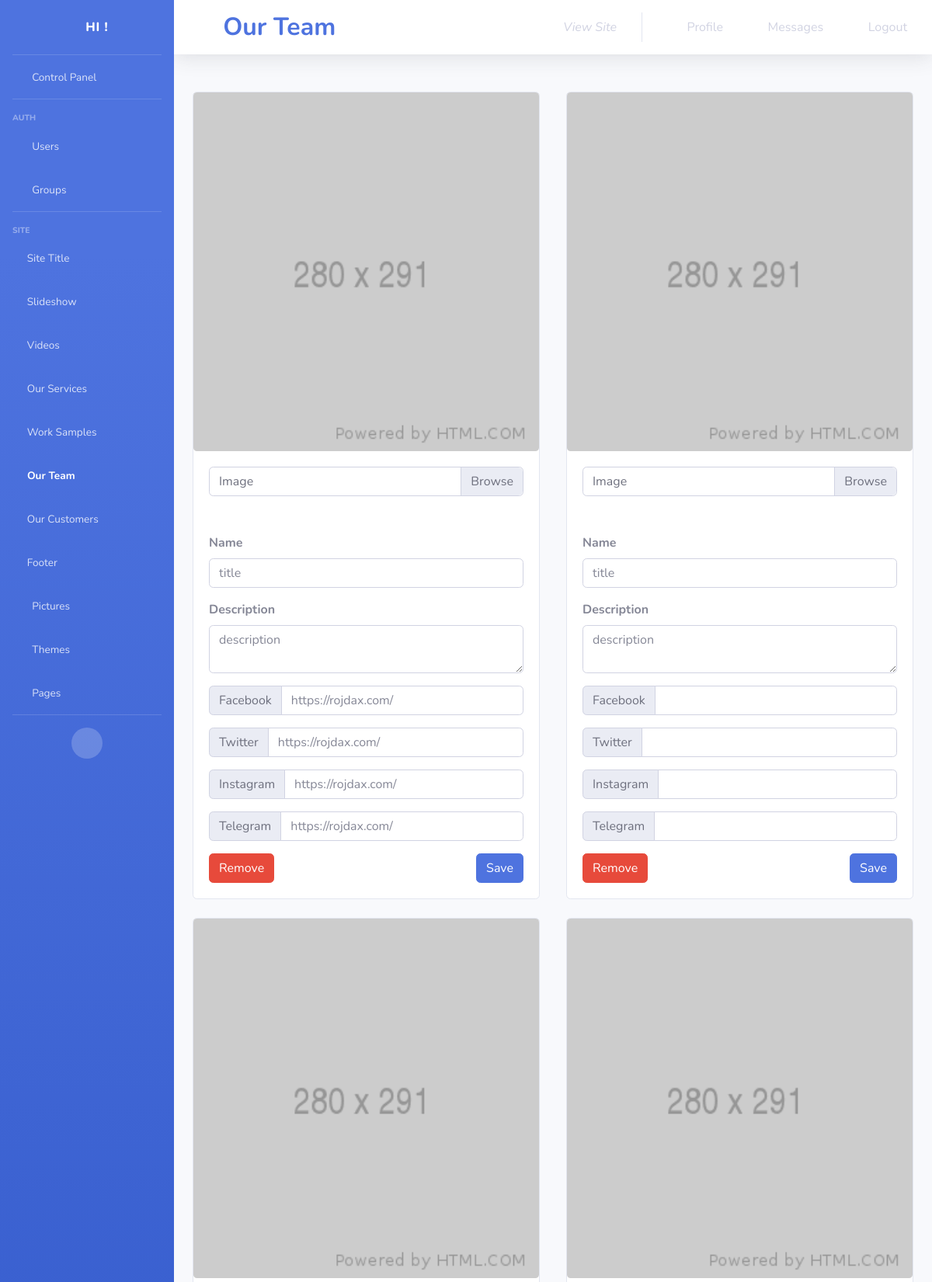
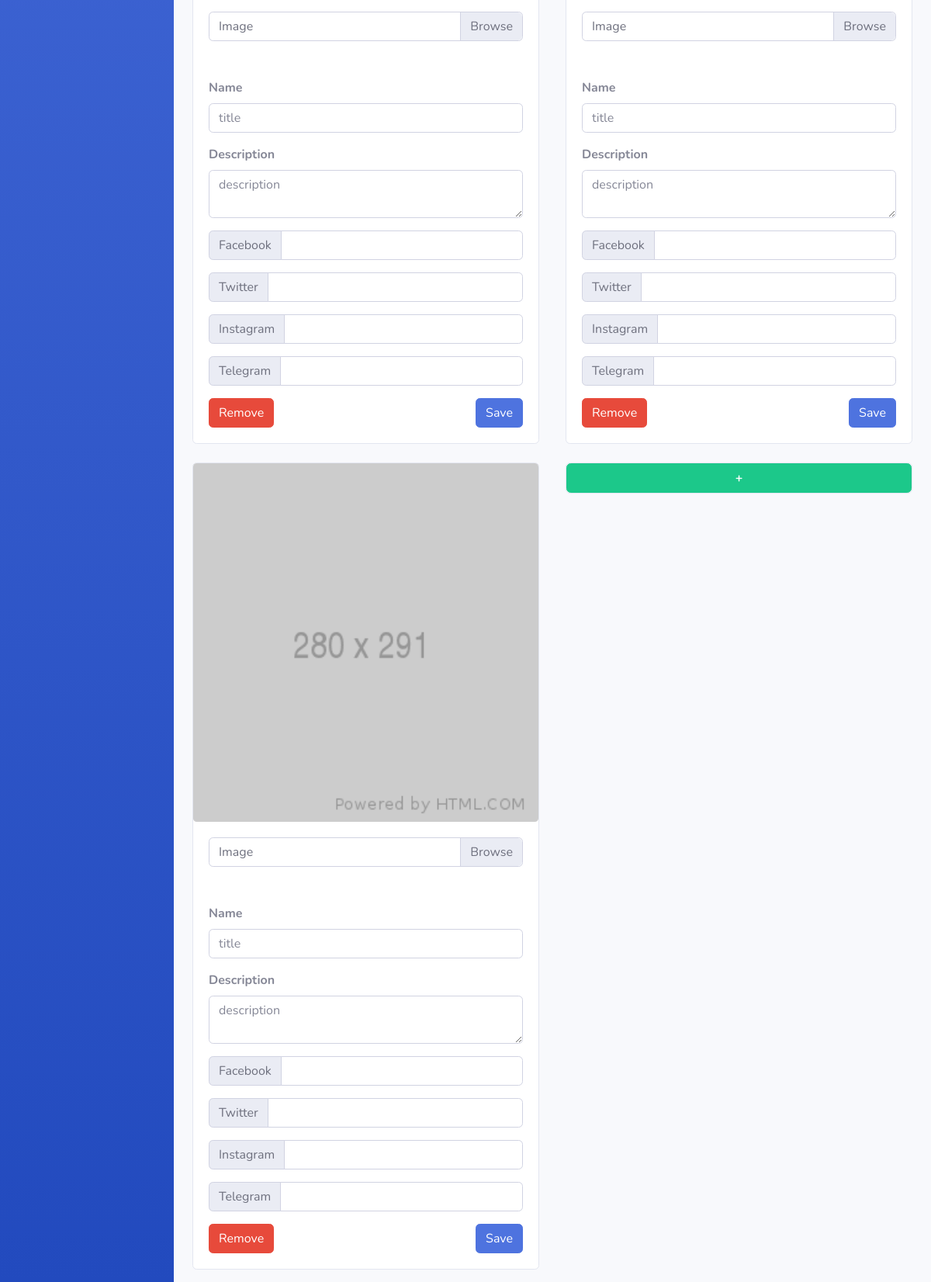
Page /control_panel/site/our-team/ (signed in) on the committed database (2 pictures, top to bottom).
### control_panel/models.py (models this page shows)
class our_team(models.Model):
	img=models.ImageField(upload_to='our_team/img/',
						  default='our_team/img/default/default.png',
						  blank=True)
	title=models.CharField(max_length=100)
	description=models.CharField(max_length=100)
	facebook=models.URLField(blank=True)
	twitter=models.URLField(blank=True)
	instagram=models.URLField(blank=True)
	telegram=models.URLField(blank=True)
	objects=ourTeamManager()

### control_panel/views.py (the view, shortened to what this page needs)
# urls.py: path('site/our-team/',views.our_team_,name='control_panel/site/our-team'),
def our_team_(request):
	if not request.user.is_staff:
		return redirect('/')
	messages=list()
	return render(request,'control_panel/our-team.html',{
		'messages':messages,
		'our_team':our_team.objects.all()
		})

### templates/control_panel/our-team.html (shortened to what this page needs)
{% load static %}
<!DOCTYPE html>
<html lang="en">
<head>
	<link href="{% static 'cpanel/vendor/fontawesome-free/css/all.min.css' %}" rel="stylesheet" type="text/css">
	<link href="{% static 'cpanel/css/sb-admin-2.min.css' %}" rel="stylesheet">
</head>
<body id="page-top">
<div id="wrapper">
	<ul class="navbar-nav bg-gradient-primary sidebar sidebar-dark accordion" id="accordionSidebar">
		<a class="sidebar-brand d-flex align-items-center justify-content-center" href="/control_panel/">
			<div class="sidebar-brand-icon rotate-n-15">
				<i class="fas fa-laugh-wink"></i>
			</div>
			<div class="sidebar-brand-text mx-3">HI !<sup></sup></div>
		</a>
		<hr class="sidebar-divider my-0">
		<li class="nav-item">
			<a class="nav-link" href="/control_panel/">
				<i class="fas fa-fw fa-tachometer-alt"></i>
				<span>Control Panel</span></a>
		</li>
		<hr class="sidebar-divider">
		<div class="sidebar-heading">
			auth
		</div>
		<li class="nav-item">
			<a class="nav-link" href="/control_panel/auth/users/">
				<i class="fas fa-fw fa-user-cog"></i>
				<span>Users</span></a>
		</li>
		<li class="nav-item">
			<a class="nav-link" href="/control_panel/auth/groups/">
				<i class="fas fa-fw fa-users-cog"></i>
				<span>Groups</span></a>
		</li>
		<hr class="sidebar-divider">
		<div class="sidebar-heading">
			Site
		</div>
		<li class="nav-item">
			<a class="nav-link" href="/control_panel/site/site-title/">
				<i class="fa fa-window-maximize"></i>
				<span>Site Title</span></a>
		</li>
		<li class="nav-item">
			<a class="nav-link" href="/control_panel/site/slideshow/">
				<i class="fa fa-object-ungroup"></i>
				<span>Slideshow</span></a>
		</li>
		<li class="nav-item">
			<a class="nav-link" href="/control_panel/site/video/">
				<i class="fas fa-film"></i>
				<span>Videos</span></a>
		</li>
		<li class="nav-item">
			<a class="nav-link" href="/control_panel/site/our-services/">
				<i class="fa fa-wrench"></i>
				<span>Our Services</span></a>
		</li>
		<li class="nav-item">
			<a class="nav-link" href="/control_panel/site/work-samples/">
				<i class="fa fa-laptop-code"></i>
				<span>Work Samples</span></a>
		</li>
		<li class="nav-item active">
			<a class="nav-link" href="">
				<i class="fa fa-users"></i>
				<span>Our Team</span></a>
		</li>
		<li class="nav-item">
			<a class="nav-link" href="/control_panel/site/our-customers/">
				<i class="fa fa-user-tag"></i>
				<span>Our Customers</span></a>
		</li>
		<li class="nav-item">
			<a class="nav-link" href="/control_panel/site/footer/">
				<i class="fas fa-digital-tachograph"></i>
				<span>Footer</span></a>
		</li>
		<li class="nav-item">
			<a class="nav-link" href="/control_panel/site/pictures/">
				<i class="fas fa-fw fa-images"></i>
				<span>Pictures</span></a>
		</li>
		<li class="nav-item">
			<a class="nav-link" href="/control_panel/site/themes/">
				<i class="fas fa-fw fa-brush"></i>
				<span>Themes</span></a>
		</li>
		<li class="nav-item">
			<a class="nav-link collapsed" href="#" data-toggle="collapse" data-target="#collapsePages"
			   aria-expanded="true" aria-controls="collapsePages">
				<i class="fas fa-fw fa-folder"></i>
				<span>Pages</span>
			</a>
		</li>
		<hr class="sidebar-divider d-none d-md-block">
		<div class="text-center d-none d-md-inline">
			<button class="rounded-circle border-0" id="sidebarToggle"></button>
		</div>
	</ul>
	<div id="content-wrapper" class="d-flex flex-column">
		<div id="content">
			<nav class="navbar navbar-expand navbar-light bg-white topbar mb-4 static-top shadow">
				<h1 class="fas d-none d-sm-block fa-users mr-3 font-weight-bold text-primary"></h1>
				<h2 class="m-0 d-none d-sm-block font-weight-bold text-primary">Our Team</h2>
				<ul class="navbar-nav ml-auto">
					<li class="nav-item dropdown no-arrow mx-1">
						<a class="nav-link dropdown-toggle" href="/">
							<i class="fas fa-eye fa-sm fa-fw mr-2 text-gray-400"></i>
							<i class="d-none d-sm-block">View Site</i>
						</a>
					</li>
					<li class="nav-item d-none d-sm-block dropdown no-arrow mx-1">
						<a class="nav-link dropdown-toggle" href="/control_panel/auth/users/{{ user.id }}/change/">
							<i class="fas fa-user-tie fa-sm fa-fw mr-2 text-gray-400"></i>
							Profile
						</a>
					</li>
					<li class="nav-item d-none d-sm-block dropdown no-arrow mx-1">
						<a class="nav-link dropdown-toggle" href="#">
							<i class="fas fa-envelope fa-sm fa-fw mr-2 text-gray-400"></i>
							Messages
						</a>
					</li>
					<li class="nav-item d-none d-sm-block dropdown no-arrow mx-1">
						<a class="nav-link dropdown-toggle" data-toggle="modal" data-target="#logoutModal" href="">
							<i class="fas fa-sign-out-alt fa-sm fa-fw mr-2 text-gray-400"></i>
							Logout
						</a>
					</li>
				</ul>
			</nav>
			<div class="container-fluid">
				<div class="card-deck mb-3">
					<div class="form-row">
						{% for team_mem in our_team %}
							<div class="mt-4 col-lg-6 col-lg-6">
								<div class="card card-deck">
									<img class="card-img" src="{{ team_mem.img.url }}"
										 alt="Card image cap">
									<div class="card-body">
										<form method="POST" enctype="multipart/form-data">
											<div class="input-group mb-5">
												<div class="custom-file">
													<label class="custom-file-label"
														   for="inputGroupFile01">Image</label>
												</div>
											</div>
											<div class="form-row">
												<div class="col">
													<div class="form-group"><label><strong>Name</strong></label><input
															class="form-control" type="text"
															placeholder="{{ team_mem.title }}"
															name="title">
													</div>
													<div class="form-group"><label><strong>Description</strong></label>
														<textarea class="form-control" rows="2"
																  placeholder="{{ team_mem.description }}"
																  name="description"></textarea></div>
												</div>
											</div>
											<div class="input-group mb-3">
												<div class="input-group-prepend">
													<span class="input-group-text"
														  id="basic-addon1">Facebook</span>
												</div>
												<input type="text" class="form-control"
													   placeholder="{{ team_mem.facebook }}"
													   aria-label="Username" aria-describedby="basic-addon1"
													   name="facebook">
											</div>
											<div class="input-group mb-3">
												<div class="input-group-prepend">
													<span class="input-group-text"
														  id="basic-addon1">Twitter</span>
												</div>
												<input type="text" class="form-control"
													   placeholder="{{ team_mem.twitter }}"
													   aria-label="Username" aria-describedby="basic-addon1"
													   name="twitter">
											</div>
											<div class="input-group mb-3">
												<div class="input-group-prepend">
													<span class="input-group-text"
														  id="basic-addon1">Instagram</span>
												</div>
												<input type="text" class="form-control"
													   placeholder="{{ team_mem.instagram }}"
													   aria-label="Username" aria-describedby="basic-addon1"
													   name="instagram">
											</div>
											<div class="input-group mb-3">
												<div class="input-group-prepend">
													<span class="input-group-text"
														  id="basic-addon1">Telegram</span>
												</div>
												<input type="text" class="form-control"
													   placeholder="{{ team_mem.telegram }}"
													   aria-label="Username" aria-describedby="basic-addon1"
													   name="telegram">
											</div>
											<button style="float: right;" class="btn btn-primary"
													value="{{ team_mem.id }}" type="submit"
													name="save">Save
											</button>
											<button class="btn btn-danger"
													value="{{ team_mem.id }}" type="submit"
													name="remove-mem">Remove
											</button>
										</form>
									</div>
								</div>
							</div>
						{% endfor %}
						<div class="mt-4 col-lg-6 col-lg-6">
							<div class="card">
								<form method="POST">
									<button type="submit" style="width:100%; height:100%"
											class="btn btn-success"
											name="Add-mem"><strong>+</strong>
									</button>
								</form>
							</div>
						</div>
					</div>
				</div>
			</div>
		</div>
	</div>
</div>
</body>
</html>

### rows in the picture
our_team: img (placeholder picture), title "title", description "description", facebook "https://rojdax.com/", twitter "https://rojdax.com/", instagram "https://rojdax.com/", telegram "https://rojdax.com/", {{ team_mem.id }} 1 (drawn)
our_team: img (placeholder picture), title "title", description "description", {{ team_mem.id }} 2 (drawn)
our_team: img (placeholder picture), title "title", description "description", {{ team_mem.id }} 5 (drawn)
our_team: img (placeholder picture), title "title", description "description", {{ team_mem.id }} 6 (drawn)
our_team: img (placeholder picture), title "title", description "description", {{ team_mem.id }} 7 (drawn)
